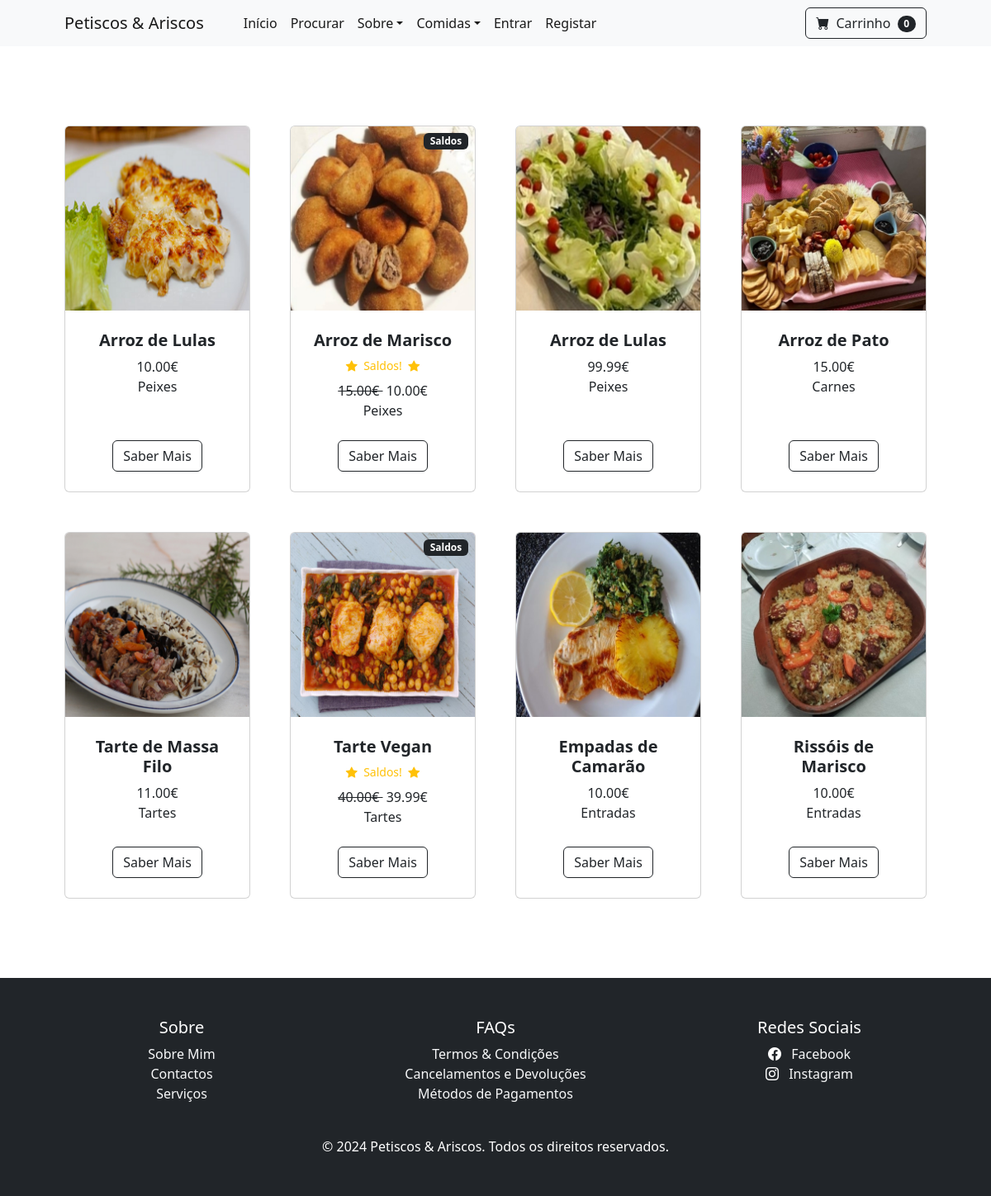
/, run on an earlier commit of the app's database.
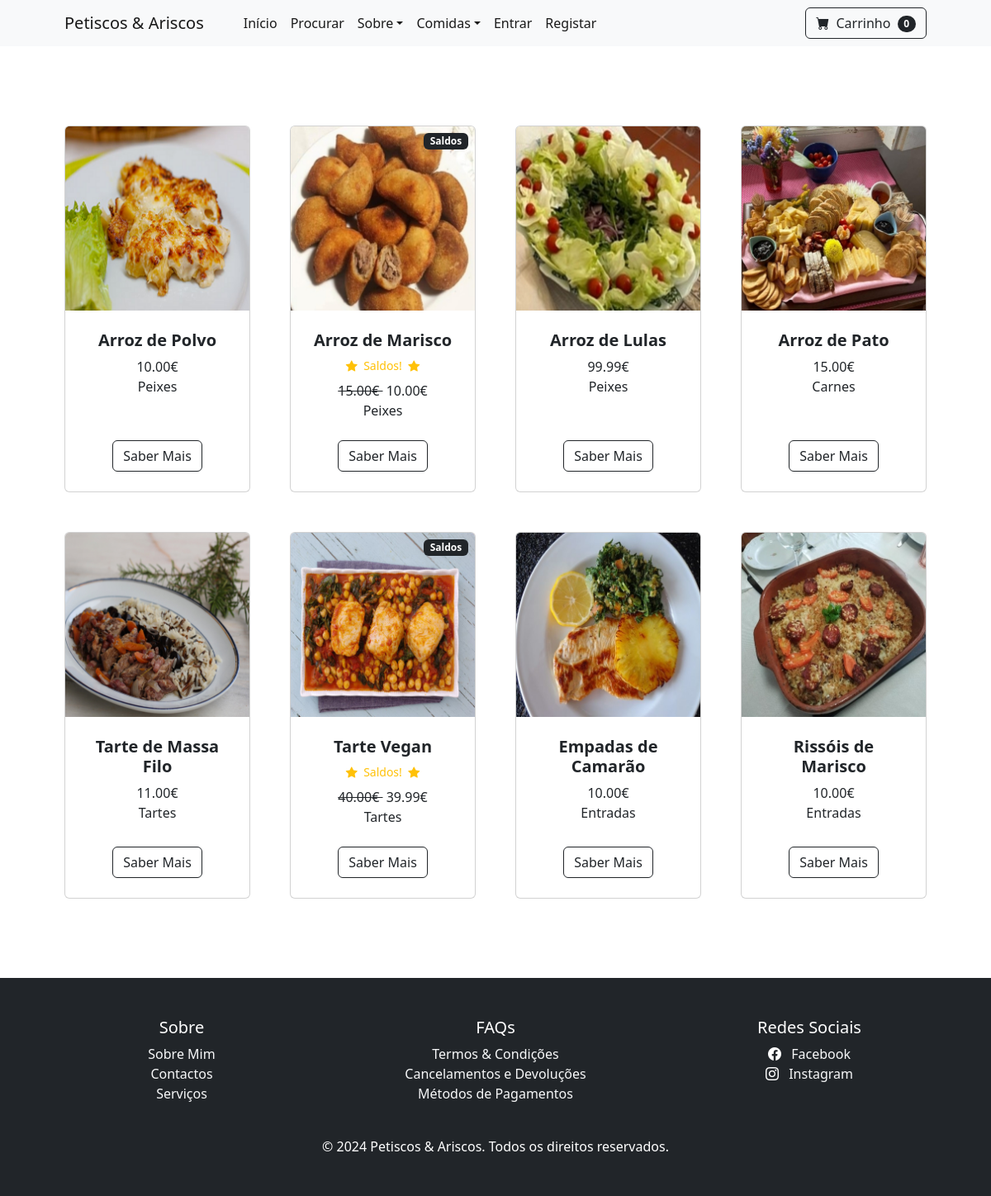
And on a later commit of the database.
### loja/models.py (models this page shows, shortened)
class Product(models.Model):
	name = models.CharField(max_length=100)
	price = models.DecimalField(default=0, decimal_places=2, max_digits=6)
	category = models.ForeignKey(Category, on_delete=models.CASCADE, default=1)
	description = models.CharField(max_length=250, default='', blank=True, null=True)
	image = models.ImageField(upload_to='uploads/product/')
	is_sale = models.BooleanField(default=False)
	sale_price = models.DecimalField(default=0, decimal_places=2, max_digits=6)

class Category(models.Model):
	name = models.CharField(max_length=50)
	def __str__(self):
		return self.name
	class Meta:
		verbose_name_plural = 'categories'

### loja/views.py (the view)
# urls.py: path('', views.home, name='home'),
def home(request):
    products = Product.objects.all()[:8]  # Limitador inicial
    return render(request, 'home.html', {'products': products})

### carrinho/cart.py (called while the page is built)
	def __len__(self):
		return len(self.cart)

### carrinho/context_processors.py (called while the page is built)
def cart(request):
	return {'cart': Cart(request)}

### loja/templates/home.html
{% extends 'base.html' %}
{% block content %}
        <section class="py-5">
            <div class="container px-4 px-lg-5 mt-5">
                <div class="row gx-4 gx-lg-5 row-cols-2 row-cols-md-3 row-cols-xl-4 justify-content-center">
                    {% for product in products %}
                    {% if product.is_sale %}
                    <div class="col mb-5">
                        <div class="card h-100">
                            <div class="badge bg-dark text-white position-absolute" style="top: 0.5rem; right: 0.5rem">Saldos</div>
                            <img class="card-img-top" src="{{ product.image.url }}" alt="..." />
                            <div class="card-body p-4">
                                <div class="text-center">
                                    <h5 class="fw-bolder">{{ product.name }}</h5>
                                    <div class="d-flex justify-content-center small text-warning mb-2">
                                    <div class="bi-star-fill"></div>
                                    &nbsp;&nbsp;Saldos!&nbsp;&nbsp;
                                    <div class="bi-star-fill"></div>
                                    </div>
                                    <strike>
                                    {{ product.price }}€
                                    </strike>
                                    &nbsp;{{ product.sale_price }}€
                                    <br/>
                                    {{ product.category }}
                                </div>
                            </div>
                            <div class="card-footer p-4 pt-0 border-top-0 bg-transparent">
                                <div class="text-center"><a class="btn btn-outline-dark mt-auto" href="{% url 'about_product' product.id %}">Saber Mais</a></div>
                            </div>
                        </div>
                    </div>
                    {% else %}
                    <div class="col mb-5">
                        <div class="card h-100">
                            <img class="card-img-top" src="{{ product.image.url }}" alt="..." />
                            <div class="card-body p-4">
                                <div class="text-center">
                                    <h5 class="fw-bolder">{{ product.name }}</h5>
                                    {{ product.price }}€
                                    <br/>
                                    {{ product.category }}
                                </div>
                            </div>
                            <div class="card-footer p-4 pt-0 border-top-0 bg-transparent">
                                <div class="text-center"><a class="btn btn-outline-dark mt-auto" href="{% url 'about_product' product.id %}">Saber Mais</a></div>
                            </div>
                        </div>
                    </div>
                    {% endif %}
                    {% endfor %}
                </div>
            </div>
        </section>
</html>
{% endblock %}

### loja/templates/base.html (shortened to what this page needs)
{% load static %}
<!DOCTYPE html>
<html lang="en">
<head>
    <link href="https://cdn.jsdelivr.net/npm/bootstrap-icons@1.5.0/font/bootstrap-icons.css" rel="stylesheet" />
    <link href="{% static 'css/styles.css' %}" rel="stylesheet" />
</head>
<body>
    {% include 'navbar.html' %}
    <main>
        {% block content %}
        {% endblock %}
<footer class="py-5 bg-dark text-white">
    <div class="container">
        <div class="row justify-content-center">
            <div class="col-md-4 footer-links text-center">
                <h5>Sobre</h5>
                <ul class="list-unstyled">
                    <li><a href="#" class="text-decoration-none text-light">Sobre Mim</a></li>
                    <li><a href="#" class="text-decoration-none text-light">Contactos</a></li>
                    <li><a href="#" class="text-decoration-none text-light">Serviços</a></li>
                </ul>
            </div>
            <div class="col-md-4 footer-links text-center">
                <h5>FAQs</h5>
                <ul class="list-unstyled">
                    <li><a href="#" class="text-decoration-none text-light">Termos & Condições</a></li>
                    <li><a href="#" class="text-decoration-none text-light">Cancelamentos e Devoluções</a></li>
                    <li><a href="#" class="text-decoration-none text-light">Métodos de Pagamentos</a></li>
                </ul>
            </div>
            <div class="col-md-4 footer-links text-center">
                <h5>Redes Sociais</h5>
                <ul class="list-unstyled">
                    <li>
                        <i class="bi bi-facebook"></i>
                        <a href="#" class="text-decoration-none text-light ms-2">Facebook</a>
                    </li>
                    <li>
                        <i class="bi bi-instagram"></i>
                        <a href="#" class="text-decoration-none text-light ms-2">Instagram</a>
                    </li>
                </ul>
            </div>
        </div>
        <div class="text-center mt-4">
            <p class="mb-0">&copy; 2024 Petiscos & Ariscos. Todos os direitos reservados.</p>
        </div>
    </div>
</footer>
</body>
</html>

### loja/templates/navbar.html (shortened to what this page needs)
        <nav class="navbar navbar-expand-lg navbar-light bg-light">
            <div class="container px-4 px-lg-5">
                <a class="navbar-brand" href="{% url 'home' %}">Petiscos & Ariscos</a>
                <div class="collapse navbar-collapse" id="navbarSupportedContent">
                    <ul class="navbar-nav me-auto mb-2 mb-lg-0 ms-lg-4">
                        <li class="nav-item"><a class="nav-link active" aria-current="page" href="{% url 'home' %}">Início</a></li>
                        <li class="nav-item"><a class="nav-link active" href="{% url 'search' %}">Procurar</a></li>
                        <li class="nav-item dropdown">
                            <a class="nav-link active dropdown-toggle" id="navbarDropdown" href="#" role="button" data-bs-toggle="dropdown" aria-expanded="false">Sobre</a>
                        </li>
                        <li class="nav-item dropdown">
                            <a class="nav-link active dropdown-toggle" id="navbarDropdown" href="#" role="button" data-bs-toggle="dropdown" aria-expanded="false">Comidas</a>
                        </li>
                        {% if user.is_authenticated %}
                        <li class="nav-item dropdown">
                            <a class="nav-link active dropdown-toggle" id="navbarDropdown" href="#" role="button" data-bs-toggle="dropdown" aria-expanded="false">Perfil</a>
                            <ul class="dropdown-menu" aria-labelledby="navbarDropdown">
                                <li><a class="dropdown-item" href="{% url 'update_user' %}">Conta</a></li>
                                <li><a class="dropdown-item" href="{% url 'update_info' %}">Perfil</a></li>
                            </ul>
                        {% if user.is_superuser %}
                        </li>
                        <li class="nav-item dropdown">
                            <a class="nav-link active dropdown-toggle" id="navbarDropdown" href="#" role="button" data-bs-toggle="dropdown" aria-expanded="false">Pedidos</a>
                            <ul class="dropdown-menu" aria-labelledby="navbarDropdown">
                                <li><a class="dropdown-item" href="{% url 'shipped_dash' %}">Pedidos Finalizados</a></li>
                                <li><a class="dropdown-item" href="{% url 'not_shipped_dash' %}">Pedidos Inacabados</a></li>
                            </ul>
                        </li>
                        {% endif %}
                        <li class="nav-item"><a class="nav-link active" href="{% url 'logout' %}">Sair</a></li>
                        {% else %}
                        <li class="nav-item"><a class="nav-link active" href="{% url 'login' %}">Entrar</a></li>
                        <li class="nav-item"><a class="nav-link active" href="{% url 'register' %}">Registar</a></li>
                        {% endif %}
                    </ul>
                    <form class="d-flex">
                        <a href="{% url 'cart_summary' %}" class="btn btn-outline-dark">
                            <i class="bi-cart-fill me-1"></i>
                            Carrinho
                            <span class="badge bg-dark text-white ms-1 rounded-pill" id="cart_quantity">{{ cart|length }}</span>
                        </a>
                    </form>
                </div>
            </div>
        </nav>

What changed in the data, as far as the page shows it:
changed Product: name "Arroz de Lulas" → "Arroz de Polvo"
